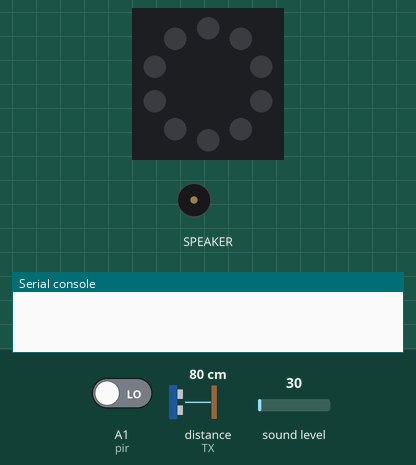
A program run on a simulated Circuit Playground running CircuitPython. On the bench: the board's ring of 10 RGB LEDs (number 0 left of the top, counting anticlockwise), buzzer (waves = sounding), the last lines printed to the serial console. The test bench sets the inputs (shaded band); at power-on: sound level 30, A1 (pir) LOW, distance to the obstacle (sensor on TX) 80 cm. The echo pulse lasts 58.3 µs per cm; dim RGB values are drawn brighter than linear.

Above: at 1.2 s.
1.3 s: sound level set to 195
5.3 s: sound level set to 219
At 7.2 s:
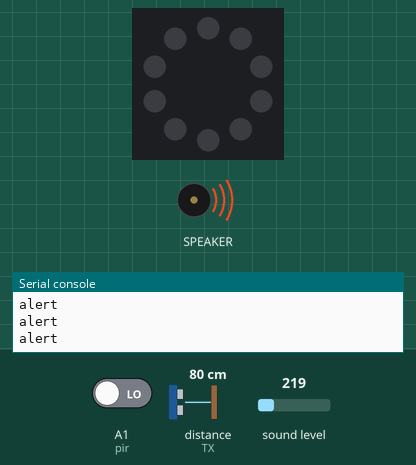
7.5 s: A1 (pir) driven HIGH
At 8.4 s:
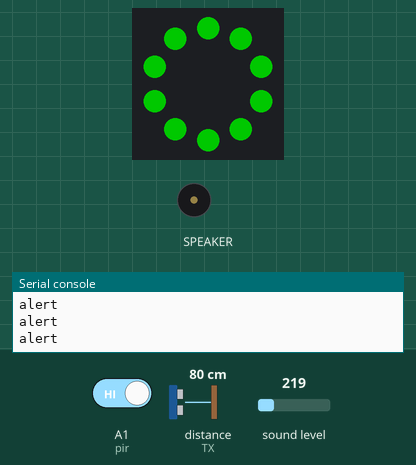
9.0 s: distance to the obstacle (sensor on TX) set to 55 cm
10.5 s: distance to the obstacle (sensor on TX) set to 45 cm
At 11.1 s:
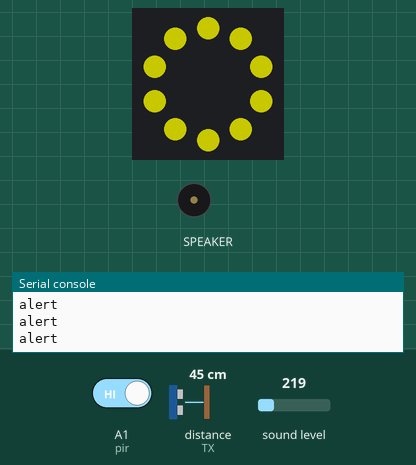
12.0 s: distance to the obstacle (sensor on TX) set to 32 cm
13.5 s: distance to the obstacle (sensor on TX) set to 28 cm
At 14.4 s:
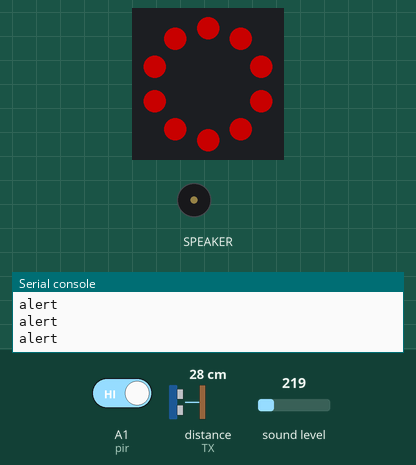
Timing chart, 0 to 16.0 s (numbered marks = the images above; inputs shaded):
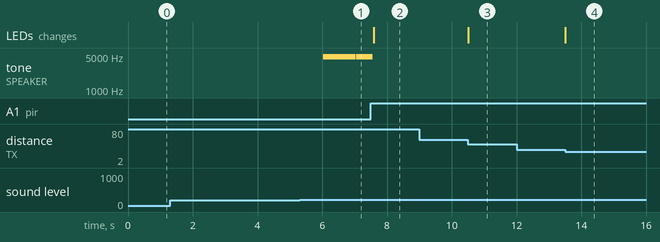

The program:

code.py
```python
# System import
import time
import board
from adafruit_circuitplayground import cp
import digitalio
import adafruit_hcsr04

# setting up proximity sensor
sonar = adafruit_hcsr04.HCSR04(trigger_pin=board.RX, echo_pin=board.TX)
distance = sonar.distance

# setting up sound sensor and creating a list to measure for average noise over a period (numlist) seconds
noise = cp.sound_level
noiseAverage = [0, 0, 0, 0, 0, 0]

# setting up PIR motion sensor
PIR_PIN = board.A1
pir = digitalio.DigitalInOut(PIR_PIN)
pir.direction = digitalio.Direction.INPUT

# setting up neopixel output and color variables
cp.pixels.brightness = 0.5
tooFar = [200, 200, 200]
far = [0, 100, 200]
optimal = [0, 200, 0]
close = [200, 200, 0]
tooClose = [200, 0, 0]
unknown = [100, 100, 100]

# variables for detecting a moving vehicle
motion = False
car = False
timer = time.monotonic()

# variable to prevent system from triggering due to background noise
noiseThreshold = 150
# variables for checking sound over 5 seconds
soundTime = time.monotonic()
soundInt = 1

while True:

    # check for the average noise level over a period of 6 seconds
    # as that is how long it takes for a garage door to lift up
    if time.monotonic() >= soundTime:
        # add one second to soundTime so loop tiggers in full second intervals
        soundTime += soundInt
        # adding current sound level to a list and dropping the oldest sound reading in the list
        noiseAverage.append(cp.sound_level)
        noiseAverage.pop(0)
        # finding the average sound value out of the 5 values in the list
        noiseLevel = sum(noiseAverage) / len(noiseAverage)
    # Change a variable when the motion sensor is triggered for 20 seconds before reading the motion sensor again
    if pir.value:
        motion = True
        timer = time.monotonic()
    # 20 seconds is used, but can be replaced
    elif (timer + 20) <= time.monotonic():
        motion = False
    # Change another variable so that if there is motion and a loud consistent noise
    # then the program will recognize there is a car and change the variable accordingly
    if motion == True and noiseLevel >= noiseThreshold:
        car = True
    else:
        car = False
    # When a car is detected, the LED Neopixels will activate
    if car == True:
        # Assign the proximity sensor reading to a variable
        carDistance = sonar.distance
        # Above 3  meters, the car is too far and the LEDs shine White
        if 1000 > carDistance > 300:
            cp.pixels.fill(tooFar)
        # Between 3 and 1 meter, the car is far and the LEDs shine Blue
        elif 300 >= carDistance > 100:
            cp.pixels.fill(far)
        # Between 1 and 0.5 meter, the car is in a good spot and the LEDs shine Green
        elif 100 >= carDistance > 50:
            cp.pixels.fill(optimal)
        # Between 0.5 and 0.3 meter, the car is too close and the LEDs shine Yellow
        elif 50 >= carDistance > 30:
            cp.pixels.fill(close)
        # Below 0.3 meter, the car is in danger of crashing into the wall and the LEDs shine Red
        elif 30 > carDistance:
            cp.pixels.fill(tooClose)
        # Safety for read errors
        else:
            cp.pixels.fill(unknown)
    # If the sound level is above the threshold but motion is not detected
    # it will be assumed that the car is flooding the house with carbon monoxide
    # and the program will trigger a sound indicator
    elif car == False and noiseLevel >= noiseThreshold:
        print("alert")
        cp.play_tone(4800, 0.1)
        cp.pixels.fill(0)
        motion = False
    # if sound levels are below the threshold then lights are turned off
    else:
        cp.pixels.fill(0)
```

Measured:
- the behaviour switches between 209 and 210 on sound level (found by bisection; images 0 and 1)
- the behaviour switches between 51 and 50 cm on distance to the obstacle (sensor on TX) (found by bisection; images 2 and 3)
- the behaviour switches between 31 and 30 cm on distance to the obstacle (sensor on TX) (found by bisection; images 3 and 4)
- after the input at 1.3 s, every drawn part: stays the same
- after the input at 7.5 s, the LEDs: change after 0.09 s (image 2)
- after the input at 9.0 s, every drawn part: stays the same
- after the input at 10.5 s, the LEDs: change at once (image 3)
- after the input at 12.0 s, every drawn part: stays the same
- after the input at 13.5 s, the LEDs: change at once (image 4)
